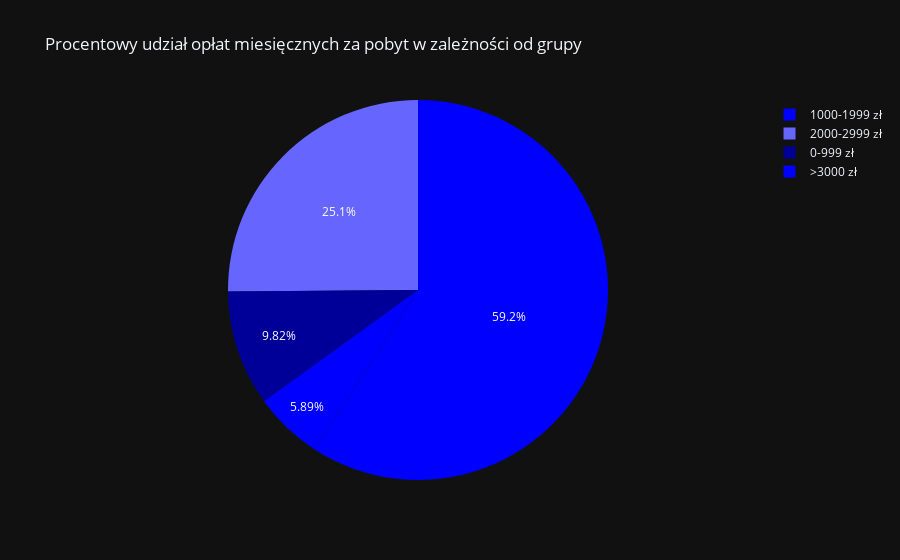

The notebook cell saved with this chart:
### Code cell
# 2.3 Wykres kołowy
# Podział kolumny "Opłata miesięczna za pobyt" na grupy używając funkcji categorize_fee z punktu 1.4:
df['Opłata_grupy'] = df['Opłata miesięczna za pobyt'].apply(lambda x: float(x) if x != '' else 0)
df['Opłata_grupy'] = df['Opłata_grupy'].apply(categorize_fee)

group_counts = df['Opłata_grupy'].value_counts(normalize=True) * 100

fig = px.pie(values=group_counts.values, names=group_counts.index, title='Procentowy udział opłat miesięcznych za pobyt w zależności od grupy', template='plotly_dark', color_discrete_sequence=['blue'])
fig.update_layout(showlegend=True)
fig.show()

### Figure 1 — Plotly figure (JSON) as saved in the notebook; plotly's stock layout.template omitted (floating-point values rounded to 4 significant figures)
{"data": [{"domain": {"x": [0, 1], "y": [0, 1]}, "hovertemplate": "label=%{label}<br>value=%{value}<extra></extra>", "labels": ["1000-1999 zł", "2000-2999 zł", "0-999 zł", ">3000 zł"], "legendgroup": "", "name": "", "showlegend": true, "type": "pie", "values": [59.16, 25.13, 9.82, 5.892]}], "layout": {"legend": {"tracegroupgap": 0}, "piecolorway": ["blue"], "showlegend": true, "title": {"text": "Procentowy udział opłat miesięcznych za pobyt w zależności od grupy"}}}
